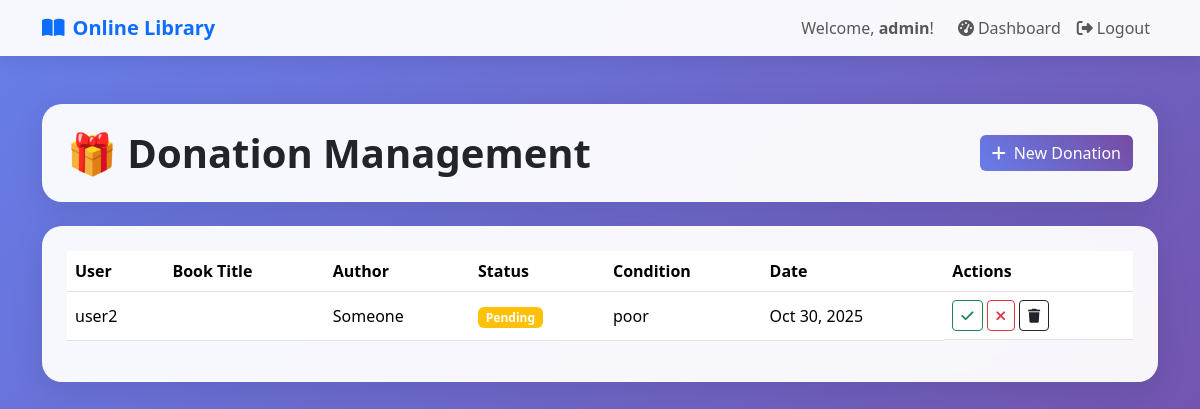
Page /dashboard/donations/ (signed in) on the earlier database version.
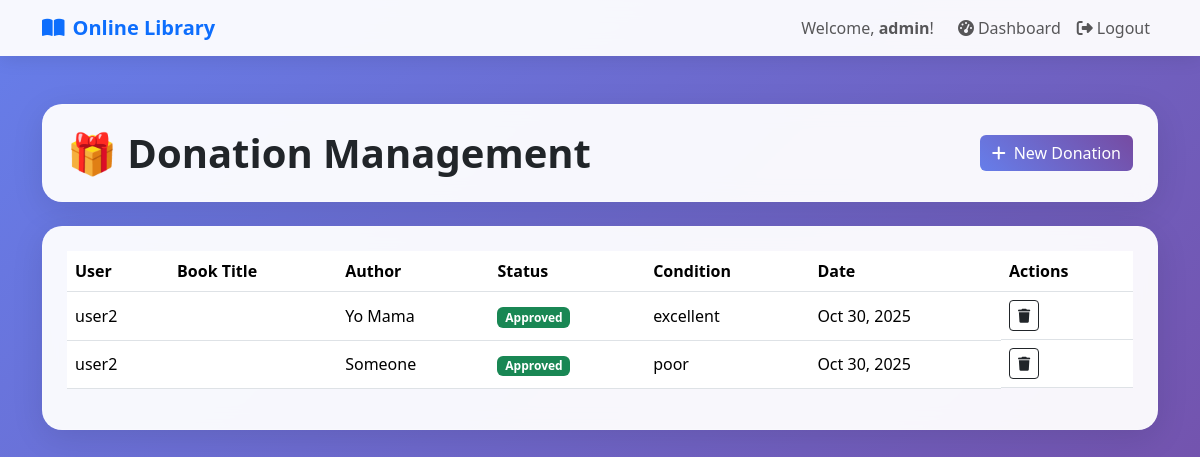
Same page on the later database version.
### catalog/models.py (models this page shows, shortened)
class Donation(models.Model):
    STATUS_CHOICES = (
        ('pending', 'Pending'),
        ('approved', 'Approved'),
        ('rejected', 'Rejected'),
    )
    user = models.ForeignKey(settings.AUTH_USER_MODEL, on_delete=models.CASCADE)
    book_title = models.CharField(max_length=255)
    author = models.CharField(max_length=255)
    category = models.ForeignKey(Category, on_delete=models.SET_NULL, null=True, blank=True)
    condition = models.CharField(max_length=100, default="Good")
    description = models.TextField(blank=True, null=True)
    quantity = models.IntegerField(default=1)
    status = models.CharField(max_length=10, choices=STATUS_CHOICES, default='pending')
    created_at = models.DateTimeField(auto_now_add=True)
    updated_at = models.DateTimeField(auto_now=True)

class CustomUser(AbstractUser):
    ROLE_CHOICES = (
        ('admin', 'Admin'),
        ('user', 'User'),
    )
    role = models.CharField(max_length=10, choices=ROLE_CHOICES, default='user')

### catalog/views.py (the view)
# urls.py: path("dashboard/donations/", views.donation_management, name="donation_management"),
@login_required
def donation_management(request):
    if not request.user.is_superuser and not (hasattr(request.user, 'role') and request.user.role == 'admin'):
        messages.error(request, "You don't have permission to access this page.")
        return redirect('dashboard')
    donations = Donation.objects.all().order_by('-created_at')
    return render(request, 'catalog/donation_management.html', {'donations': donations})

### templates/catalog/donation_management.html (shortened to what this page needs)
{% extends "catalog/base.html" %}
{% block content %}
<div class="container py-5">
    <div class="row mb-4">
        <div class="col-12">
            <div class="glass-card p-4 d-flex justify-content-between align-items-center">
                <h1 class="display-6 fw-bold mb-0">🎁 Donation Management</h1>
                <a href="{% url 'donate_book' %}" class="btn btn-gradient">
                    <i class="fas fa-plus me-2"></i>New Donation
                </a>
            </div>
        </div>
    </div>
    <div class="row">
        <div class="col-12">
            {% if donations %}
            <div class="glass-card p-4 table-responsive">
                <table class="table table-hover align-middle">
                    <thead>
                        <tr>
                            <th>User</th>
                            <th>Book Title</th>
                            <th>Author</th>
                            <th>Status</th>
                            <th>Condition</th>
                            <th>Date</th>
                            <th>Actions</th>
                        </tr>
                    </thead>
                    <tbody>
                        {% for donation in donations %}
                        <tr>
                            <td>{{ donation.user.username }}</td>
                            <td>{{ donation.title }}</td>
                            <td>{{ donation.author }}</td>
                            <td>
                                <span class="badge bg-{% if donation.status == 'approved' %}success{% elif donation.status == 'rejected' %}danger{% else %}warning{% endif %}">
                                    {{ donation.status|title }}
                                </span>
                            </td>
                            <td>{{ donation.condition }}</td>
                            <td>{{ donation.created_at|date:"M d, Y" }}</td>
                            <td class="d-flex gap-1">
                                {% if donation.status == 'pending' %}
                                <form action="{% url 'approve_donation' donation.id %}" method="post">
                                    <button class="btn btn-sm btn-outline-success">
                                        <i class="fas fa-check"></i>
                                    </button>
                                </form>
                                <form action="{% url 'reject_donation' donation.id %}" method="post">
                                    <button class="btn btn-sm btn-outline-danger">
                                        <i class="fas fa-times"></i>
                                    </button>
                                </form>
                                {% endif %}
                                <form action="{% url 'delete_donation' donation.id %}" method="post">
                                    <button class="btn btn-sm btn-outline-dark">
                                        <i class="fas fa-trash"></i>
                                    </button>
                                </form>
                            </td>
                        </tr>
                        {% endfor %}
                    </tbody>
                </table>
            </div>
            {% endif %}
        </div>
    </div>
</div>
{% endblock %}

Differences in the rows shown:
added Donation: user.username "user2", author "Yo Mama", status "Approved", condition "excellent", created_at "Oct 30, 2025"
changed Donation "Someone": status "Pending" → "Approved"
